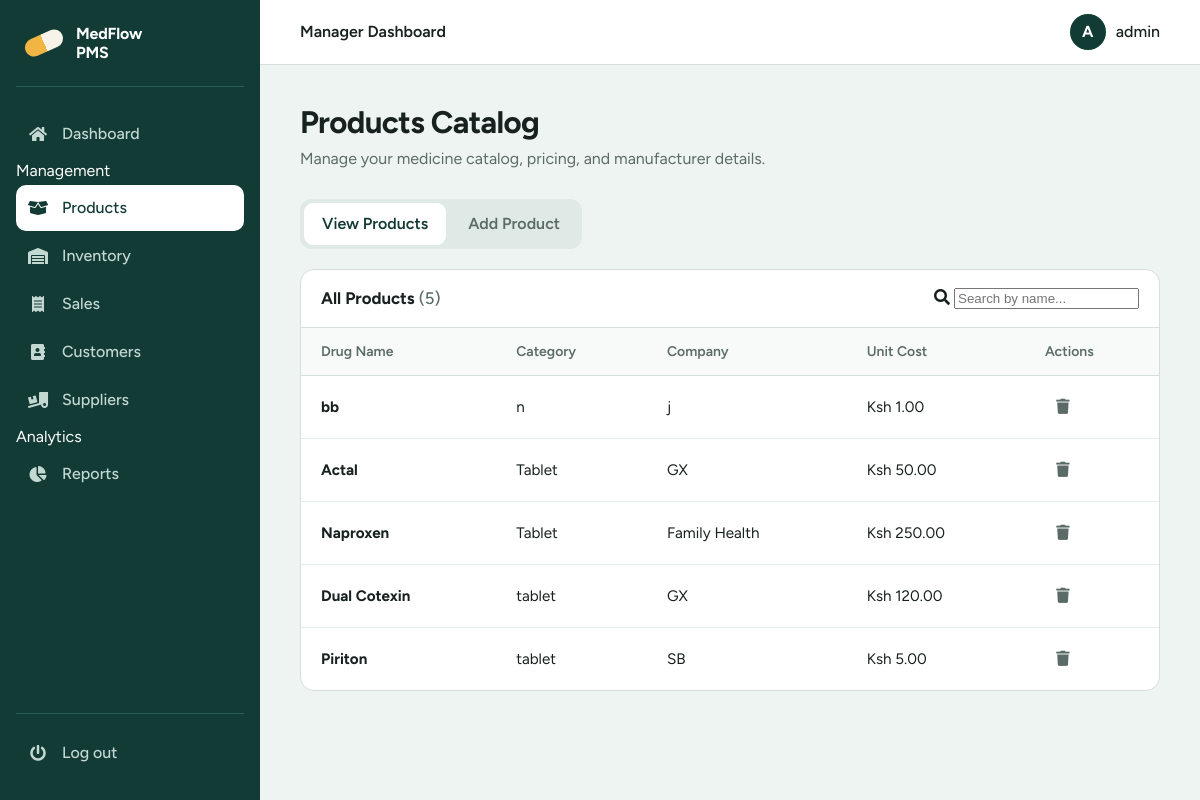
/manager/manager_products.php (signed in), run on the app's committed database.
### tables this page shows
CREATE TABLE `stock` (
  `stock_id` tinyint(5) NOT NULL,
  `drug_name` varchar(20) NOT NULL,
  `category` varchar(20) NOT NULL,
  `description` varchar(50) NOT NULL,
  `company` varchar(20) NOT NULL,
  `supplier` varchar(20) NOT NULL,
  `quantity` int(11) NOT NULL,
  `cost` int(11) NOT NULL,
  `status` enum('Available','Inavailable') NOT NULL,
  `date_supplied` date NOT NULL
);

### manager/manager_products.php (the view, shortened to what this page needs)
<?php
include_once('../connect_db.php');
try {
    $rows = $con->query("SELECT * FROM stock ORDER BY stock_id DESC")->fetchAll(PDO::FETCH_ASSOC);
} catch (PDOException $e) { $rows = []; }
include '../includes/head.php';
include '../includes/sidebar_manager.php';
include '../includes/header.php';
?>
<main class="main">
    <h1>Products Catalog</h1>
    <p class="lead">Manage your medicine catalog, pricing, and manufacturer details.</p>
    <div class="tabs" role="tablist">
      <button type="button" class="tab" role="tab" id="tab_1" aria-controls="content_1" aria-selected="true">View Products</button>
      <button type="button" class="tab" role="tab" id="tab_2" aria-controls="content_2" aria-selected="false">Add Product</button>
    </div>
    <section class="panel card" id="content_1" role="tabpanel">
      <div class="card-head">
        <h2>All Products <span class="count">(<?php echo count($rows); ?>)</span></h2>
        <div class="search">
          <i class="fas fa-search"></i>
          <input type="search" id="filter" placeholder="Search by name...">
        </div>
      </div>
      <div class="table-wrap">
        <table id="productTable">
          <thead>
            <tr>
              <th>Drug Name</th>
              <th>Category</th>
              <th>Company</th>
              <th>Unit Cost</th>
              <th class="actions">Actions</th>
            </tr>
          </thead>
          <tbody>
          <?php foreach ($rows as $row): ?>
            <tr>
              <td><strong><?php echo htmlspecialchars($row['drug_name']); ?></strong></td>
              <td><?php echo htmlspecialchars($row['category']); ?></td>
              <td><?php echo htmlspecialchars($row['company']); ?></td>
              <td>Ksh <?php echo number_format($row['cost'], 2); ?></td>
              <td class="actions">
                 <a class="icon-btn icon-btn--delete" href="../delete_stock.php?stock_id=<?php echo urlencode($row['stock_id']); ?>" onclick="return confirm('Delete this product?');"><i class="fas fa-trash"></i></a>
              </td>
            </tr>
          <?php endforeach; ?>
          </tbody>
        </table>
      </div>
    </section>
</main>
<?php include '../includes/footer.php'; ?>

### includes/head.php (style rules this page uses)
:root { --pine: #123b36; --pine-soft: #1c524b; --pine-line: #2a5f57; --amber: #f2b544; --mist: #eef4f1; --paper: #ffffff; --ink: #17211f; --ink-soft: #5b6b67; --line: #d5e0dc; --danger: #b3261e; --danger-bg: #fdecea; --ok: #1e6b3a; --ok-bg: #e6f4ea; --radius: 10px; --sidebar: 260px; --font: "Figtree", system-ui, -apple-system, sans-serif; }
*, *::before, *::after { box-sizing: border-box; }
html { -webkit-text-size-adjust: 100%; }
body { margin: 0; font-family: var(--font); font-size: 16px; line-height: 1.5; color: var(--ink); background: var(--mist); }
a { color: inherit; text-decoration: none; }
.main { margin-left: var(--sidebar); padding: 40px; max-width: 1200px; }
.main h1 { margin: 0 0 6px; font-size: clamp(1.6rem, 2.6vw, 2.2rem); line-height: 1.15; letter-spacing: -0.02em; }
.main .lead { margin: 0 0 28px; color: var(--ink-soft); }
.card { background: var(--paper); border: 1px solid var(--line); border-radius: 14px; overflow: hidden; }
.card-head { display: flex; align-items: center; justify-content: space-between; gap: 16px; flex-wrap: wrap; padding: 16px 20px; border-bottom: 1px solid var(--line); }
.card-head h2 { margin: 0; font-size: 1.05rem; }
.count { color: var(--ink-soft); font-weight: 500; }
.table-wrap { overflow-x: auto; }
table { width: 100%; border-collapse: collapse; font-size: 0.95rem; }
th, td { padding: 13px 20px; text-align: left; white-space: nowrap; }
th { font-size: 0.875rem; font-weight: 600; color: var(--ink-soft); background: #f7faf9; border-bottom: 1px solid var(--line); }
td { border-bottom: 1px solid #e6eeeb; }
tbody tr:last-child td { border-bottom: 0; }
.icon-btn { display: inline-grid; place-items: center; width: 36px; height: 36px; border-radius: 8px; color: var(--ink-soft); transition: background-color .15s, color .15s; }
.tabs { display: inline-flex; gap: 4px; padding: 4px; margin-bottom: 20px; background: #dfe9e5; border-radius: 12px; }
.tab { padding: 9px 18px; font: inherit; font-weight: 600; color: var(--ink-soft); background: transparent; border: 0; border-radius: 9px; cursor: pointer; transition: background-color .15s, color .15s; }
.tab[aria-selected="true"] { background: var(--paper); color: var(--pine); }

### data on the page
stock: drug_name "bb", category "n", company "j", cost "1.00"
stock: drug_name "Actal", category "Tablet", company "GX", cost "50.00"
stock: drug_name "Naproxen", category "Tablet", company "Family Health", cost "250.00"
stock: drug_name "Dual Cotexin", category "tablet", company "GX", cost "120.00"
stock: drug_name "Piriton", category "tablet", company "SB", cost "5.00"

### other printed values
$topbar_title "Manager Dashboard"
substr($user, 0, 1) "A"
$user "admin"
count($rows) "5"
